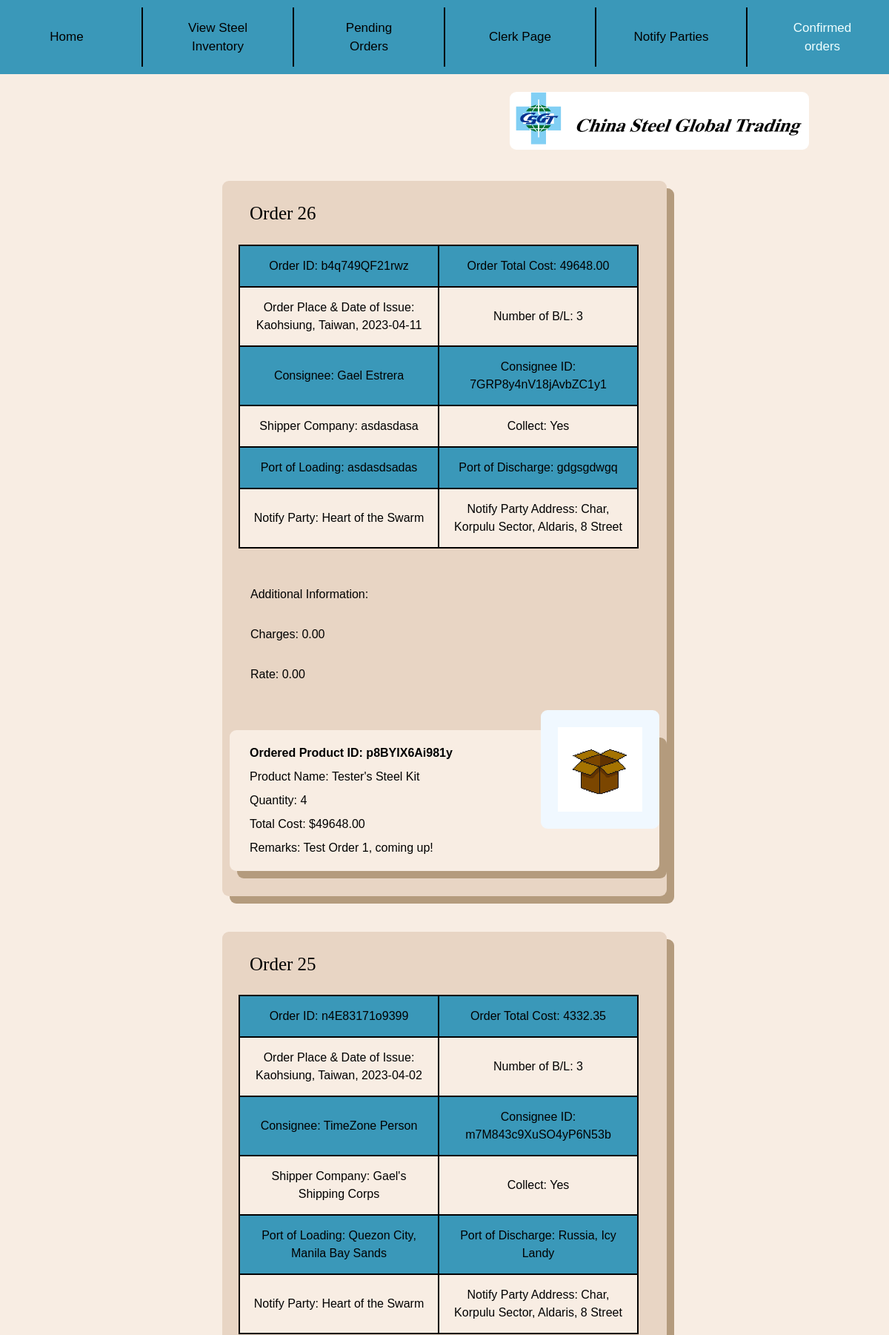
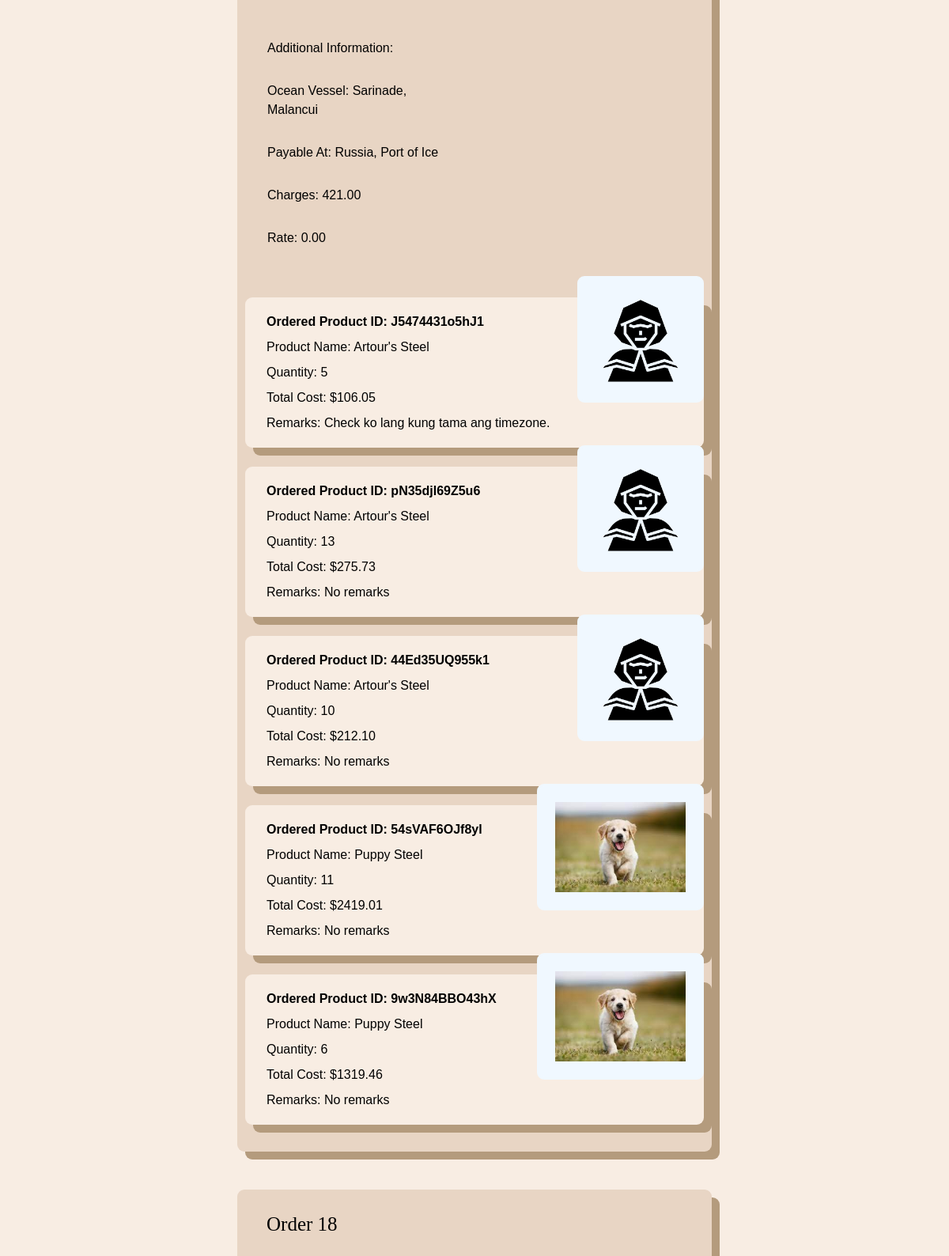
/ConfirmedOrders (signed in, upper part), run on the app's committed database (2 pictures, top to bottom).
### Inventory/models.py (models this page shows, shortened)
class FinalOrder(models.Model):
    ShipperName = models.CharField(max_length=100, default='', blank=True)
    OceanVessel = models.CharField(max_length=50, null=True, default='')
    LocalVessel =  models.CharField(max_length=50, null=True, default='')
    LocalVesselOrigin = models.CharField(max_length=50, null=True, default='')
    TotalCost = models.DecimalField(default=0, validators=[DecimalValidator(10,2)], decimal_places=2, max_digits=10)
    Finished = models.BooleanField(default=False) #confirmed or not
    OrderDate = models.DateField(auto_now_add=True)#auto_now_add=True)
    Time = models.TimeField(default=timezone.now())
    Verification = models.CharField(default='',unique=True, max_length=13, null=True, blank=True) #Orderid -> verification
    BL = models.ForeignKey(Consignee, null=False, blank=True, on_delete=models.CASCADE)
    NotifyName = models.ForeignKey(NotifyParty, default=None, on_delete=models.CASCADE, null=True, blank=True)
    NumOfBL = models.IntegerField(default=3, null=True, blank=True)
    PayAt = models.CharField(default='', max_length=70, null=True, blank=True)
    Place = models.CharField(default="Kaohsiung, Taiwan", max_length=70, null=False)
    PlaceDate = models.CharField(default='', max_length=100, blank=True)
    Charges = models.DecimalField(default=0.0, max_length=11, validators=[MinValueValidator(Decimal('0.01'))], null=True, blank=True, decimal_places=2, max_digits=8)
    RevTons = models.CharField(max_length=1000, default='', null=True, blank=True)
    Rate = models.DecimalField(default=0.0, null=True, blank=True, validators=[MinValueValidator(Decimal('0.01'))], decimal_places=2, max_digits=8)
    Prepaid = models.CharField(max_length=20, default='', blank=True)
    Collect = models.CharField(max_length=20, default='', blank=True)
    Portload = models.CharField(max_length=255, default='', blank=True)
    Portdis = models.CharField(max_length=255, default='', blank=True)
    TranshTo = models.CharField(max_length=50, default='', null=True, blank=True)
    FinalDest = models.CharField(max_length=255, default='', null=True, blank=True)
    Voyage = models.SmallIntegerField(default=0, blank=True)
    objects = models.Manager()

class Consignee(models.Model):
    BL = models.CharField(max_length=20, default='', unique=True)
    Name = models.CharField(max_length=100)

class NotifyParty(models.Model):
    Name = models.CharField(max_length=50, unique=True)
    Street = models.CharField(max_length=100)
    City = models.CharField(max_length=100)
    State = models.CharField(max_length=100)
    Address = models.CharField(max_length=300)
    objects = models.Manager()

class OrderedProduct(models.Model):
    remarks = models.CharField(max_length=200)
    quantity = models.IntegerField(default=0)
    totalcost = models.DecimalField(default=0, validators=[DecimalValidator(10,2)], decimal_places=2, max_digits=10)
    OrderedProductID = models.CharField(default=None, unique=True, max_length=13)
    OrderID = models.ForeignKey(FinalOrder, default=None, on_delete=models.CASCADE)
    Marks = models.ForeignKey(Product, on_delete=models.CASCADE)
    objects = models.Manager()

class Product(models.Model): #Steels, not food
    objects = models.Manager()
    Name = models.CharField(max_length=200, unique=True)
    Image = models.ImageField(default= "images/defproduct.jpg", blank=True, upload_to="images/") #not have image if we dont have one, uploaded to images folder automatically
    Manufacturer = models.CharField(default=None, max_length=100)
    ManuLoc = models.CharField(default=None,max_length=255)
    Color = models.CharField(default=None, max_length=20)
    Status = models.BooleanField(default=True) #Records incase of removed
    Measurement = models.CharField(default=None, max_length=30)
    Description = models.CharField(default=None, max_length=500)
    GrossWeight = models.CharField(default=None, max_length=40)
    Marks = models.CharField(default=None, null=True, max_length=300)
    Length = models.CharField(max_length=20)
    Cost = models.DecimalField(default=0, validators=[DecimalValidator(7,2)], decimal_places=2, max_digits=7) #declared value USD
    Stock = models.BigIntegerField(default=0)
    Contact = models.CharField(max_length=500)

### Inventory/views.py (the view)
# urls.py: path('ConfirmedOrders',views.ShowComplete, name='doneorders'),
def ShowComplete(request):
    condition = True
    use = 'complete'
    DoneOrders = FinalOrder.objects.filter(Finished = True).order_by('-pk')
    OrderedP = OrderedProduct.objects.all()
    if request.user.is_authenticated:
        pass
        return render(request, 'Inventory/products.html',{
            'use' : use,
            'C' : condition,
            'O' : DoneOrders,
            'Ord' : OrderedP
        })

### Inventory/templates/Inventory/products.html (shortened to what this page needs)
{% extends 'Inventory/base.html' %}
{% load static %}
    {% block content %}
        {% if use == 'home' %}
        <span class="Largetext" style="margin-left:8vw; font-family: Helvetica;"> Product Inventory Management Site </span> <br>
            {% if C == True %}
            <br>
            <div style="margin-left: -1vw;" id="options">
                <a class="Button w-auto" href="{% url 'createorder' %}" style="margin-left:10vw; position: relative;"> Create Order </a>
                <a class="Button" style="margin-left: 10px;" href="{% url 'addproduct' %}"> Add A Product </a>
            </div>
            {% endif %}
        <table style="font-style: normal; font-weight: normal;" class="Frame">
            <tr class="identify">
                <th style="border-top-left-radius: 9px;"> Image </th>
                <th> Product </th>
                <th> Length </th>
                <th> Manufacturer Name </th>
                <th> Quantity </th>
                <th style="border-top-right-radius: 9px;"> Action </th>
            </tr>
                {% for p in P %}
                    {% if C == True %}
                    <tr class="Header">
                        <th> <img class="image" src="{{ p.Image.url }}"> </th>
                        <th> {{ p.Name }} </th>
                        <th> {{ p.Length }} </th>
                        <th> {{ p.Manufacturer }} </th>
                        <th> {{ p.Stock }} </th>
                        <th>
                            <div class="actions">
                            <a class="Button w-auto" href="{% url 'view' pk=p.pk %}"> View </a>
                            <a class="Button w-auto" href="{% url 'edit' pk=p.pk %}"> Edit </a>
                            </div>
                        </th>
                    </tr>
                    {% elif C == False %}
                        <tr class="Header" id="Listed">
                            <th> <img src="{{ p.Image.url }}" class="image"> </th>
                            <th> {{ p.Name }} </th>
                            <th> {{ p.Length }} </th>
                            <th> {{ p.Manufacturer }} </th>
                            <th> {{ p.Stock }} </th>
                            <th> <a class="Button" href="{% url 'view' pk=p.pk %}" id="view"> View Information </a> </th>
                        </tr>
                    {% endif %}
                {% endfor %}
            </table>
            <br><br>
    {% elif use == 'complete' %}
        {% if C == True %}
        <br><br><br>
        {% for o in O %}
        <div class="container">
            <div class="Largetext"> Order {{o.pk}} </div>
            <table id="tab" style="text-align: center; width: 45vw; max-width: 100%; margin-right: 1vw; word-break: break-word;">
                <tr>
                    <th> <b>Order ID</b>: {{o.Verification}} </th>
                    <th> <b>Order Total Cost</b>: {{o.TotalCost}} </th>
                </tr>
                <tr>
                    <th> <b>Order Place & Date of Issue</b>: {{o.PlaceDate}} </th>
                    <th> <b>Number of B/L</b>: {{o.NumOfBL}} </th>
                </tr>
                <tr>
                    <th> <b>Consignee</b>: {{o.BL.Name}} </th>
                    <th> <b>Consignee ID</b>: {{o.BL.BL}} </th>
                </tr>
                <tr>
                    <th> <b>Shipper Company</b>: {{o.ShipperName}} </th>
                    {% if o.Prepaid == 'Yes' %}
                    <th> <b>Prepaid</b>: Yes </th>
                    {% else %}
                    <th> <b>Collect</b>: Yes </th>
                    {% endif %}
                </tr>
                <tr>
                    <th> <b>Port of Loading</b>: {{o.Portload}} </th>
                    <th> <b>Port of Discharge</b>: {{o.Portdis}} </th>
                </tr>
                <tr>
                    <th> <b>Notify Party</b>: {{o.NotifyName.Name}} </th>
                    <th> <b>Notify Party Address</b>: {{o.NotifyName.Address}} </th>
                </tr>
                <tr class="last">
                    <th class="last" style="padding-top: 50px; background-color: transparent;"> Additional Information: </th>
                </tr>
                {% if o.OceanVessel != "" %}
                <tr class="last">
                    <th class="last"> <b>Ocean Vessel</b>: {{o.OceanVessel}} </th>
                </tr>
                {% endif %}
                {% if o.PayAt != "" %}
                <tr class="last">
                    <th class="last"> <b>Payable At</b>: {{o.PayAt}} </th>
                </tr>
                {% endif %}
                {% if o.Charges != "" %}
                <tr class="last">
                    <th class="last"> <b>Charges</b>: {{o.Charges}} </th>
                </tr>
                {% endif %}
                {% if o.Rate != "" %}
                <tr class="last">
                    <th class="last"> <b>Rate</b>: {{o.Rate}} </th>
                </tr>
                {% endif %}
            </table> <br><br>
            {% for p in Ord %}
                {% if p.OrderID == o %}
                <div class="container" id="sub" style="display: relative; max-height: fit-content;">
                    <img src="{{p.Marks.Image.url}}" class="image" style="padding: 20px; max-width: 100%; position: absolute; right: 0vw; top: -0.3vh; border-radius: 9px; border: solid aliceblue; background-color: aliceblue;">
                    <div class="bodytext">
                        <span><b> Ordered Product ID: {{p.OrderedProductID}} </b></span> <br>
                        <span> Product Name: {{p.Marks.Name}} </span><br>
                        <span> Quantity: {{p.quantity}} </span><br>
                        <span> Total Cost: ${{p.totalcost}} </span><br>
                        <span style="display: flex; flex-wrap: wrap; word-break: break-word; max-width: 30vw;"> Remarks: {{p.remarks}} </span>
                    </div>
                </div>
                <br>
                {% endif %}
            {% endfor %}
        </div> <br><br>
        {% endfor %}
        {% endif %}
    {% endif %}
    <br><br>
    {% endblock %}

### Inventory/templates/Inventory/products.html (style rules this page uses)
tr > th { max-width: 100%; width: 38vw; word-wrap: break-word; margin-top: 5vh; font-weight: 200; border: solid 2px; padding: 15px; }
.last { border: none; text-align: left; }
tr:nth-child(odd):not(.last) { background-color: #3A98B9; }
tr:nth-child(even):not(.last) { background-color: rgb(248, 237, 227); }
#sub { background-color: rgb(248, 237, 227); margin: auto; }

### data on the page
FinalOrder: pk "26", Verification "b4q749QF21rwz", TotalCost "49648.00", PlaceDate "Kaohsiung, Taiwan, 2023-04-11", NumOfBL "3", BL.Name "Gael Estrera", BL.BL "7GRP8y4nV18jAvbZC1y1", ShipperName "asdasdasa", Prepaid "Collect", Portload "asdasdsadas", Portdis "gdgsgdwgq", NotifyName.Name "Heart of the Swarm", NotifyName.Address "Char, Korpulu Sector, Aldaris, 8 Street", Charges "0.00", Rate "0.00"
OrderedProduct: Marks.Image (picture), OrderedProductID "p8BYIX6Ai981y", Marks.Name "Tester's Steel Kit", quantity "4", totalcost "49648.00", remarks "Test Order 1, coming up!"
FinalOrder: pk "25", Verification "n4E83171o9399", TotalCost "4332.35", PlaceDate "Kaohsiung, Taiwan, 2023-04-02", NumOfBL "3", BL.Name "TimeZone Person", BL.BL "m7M843c9XuSO4yP6N53b", ShipperName "Gael's Shipping Corps", Prepaid "Collect", Portload "Quezon City, Manila Bay Sands", Portdis "Russia, Icy Landy", NotifyName.Name "Heart of the Swarm", NotifyName.Address "Char, Korpulu Sector, Aldaris, 8 Street", OceanVessel "Sarinade, Malancui", PayAt "Russia, Port of Ice", Charges "421.00", Rate "0.00"
OrderedProduct: Marks.Image (picture), OrderedProductID "J5474431o5hJ1", Marks.Name "Artour's Steel", quantity "5", totalcost "106.05", remarks "Check ko lang kung tama ang timezone."
OrderedProduct: Marks.Image (picture), OrderedProductID "pN35djl69Z5u6", Marks.Name "Artour's Steel", quantity "13", totalcost "275.73", remarks "No remarks"
OrderedProduct: Marks.Image (picture), OrderedProductID "44Ed35UQ955k1", Marks.Name "Artour's Steel", quantity "10", totalcost "212.10", remarks "No remarks"
OrderedProduct: Marks.Image (picture), OrderedProductID "54sVAF6OJf8yl", Marks.Name "Puppy Steel", quantity "11", totalcost "2419.01", remarks "No remarks"
OrderedProduct: Marks.Image (picture), OrderedProductID "9w3N84BBO43hX", Marks.Name "Puppy Steel", quantity "6", totalcost "1319.46", remarks "No remarks"
FinalOrder: pk "18"
